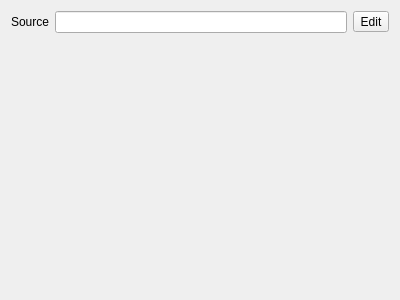
<?xml version="1.0" encoding="UTF-8"?>
<ui version="4.0">
 <class>Originate</class>
 <widget class="QWidget" name="Originate">
  <property name="geometry">
   <rect>
    <x>0</x>
    <y>0</y>
    <width>400</width>
    <height>300</height>
   </rect>
  </property>
  <property name="windowTitle">
   <string>Originate</string>
  </property>
  <layout class="QGridLayout" name="gridLayout">
   <item row="0" column="0">
    <widget class="QLabel" name="labelSource">
     <property name="text">
      <string>Source</string>
     </property>
    </widget>
   </item>
   <item row="0" column="1">
    <widget class="QLineEdit" name="lineEditSource"/>
   </item>
   <item row="0" column="2">
    <widget class="QToolButton" name="tBtnSourceEdit">
     <property name="text">
      <string>Edit</string>
     </property>
    </widget>
   </item>
   <item row="1" column="1">
    <spacer name="verticalSpacer_2">
     <property name="orientation">
      <enum>Qt::Orientation::Vertical</enum>
     </property>
     <property name="sizeHint" stdset="0">
      <size>
       <width>20</width>
       <height>250</height>
      </size>
     </property>
    </spacer>
   </item>
  </layout>
 </widget>
 <resources/>
 <connections/>
</ui>
